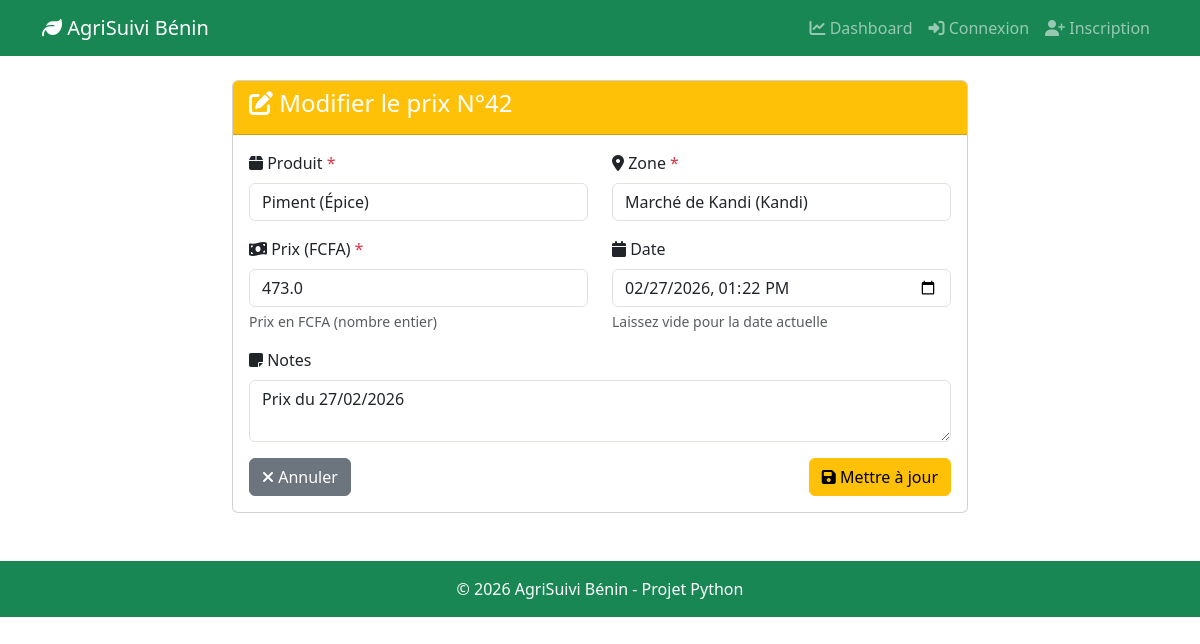
/prices/edit/42 (signed in), run on an earlier commit of the app's database.
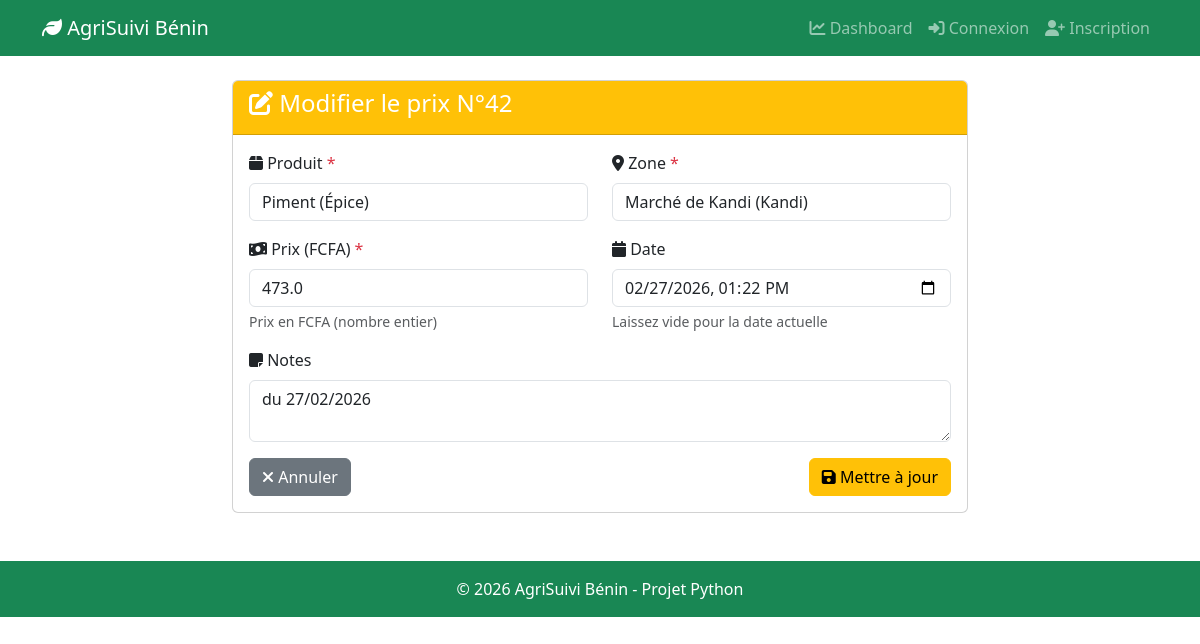
And on a later commit of the database.
### models.py (models this page shows)
class Price(Base):
    __tablename__ = "prices"
    id = Column(Integer, primary_key=True, index=True)
    product_id = Column(Integer, ForeignKey("products.id"))
    zone_id = Column(Integer, ForeignKey("zones.id"))
    price = Column(Float)
    date = Column(DateTime, default=datetime.now)
    notes = Column(Text, nullable=True)
    created_by = Column(Integer, ForeignKey("users.id"), nullable=True)
    product = relationship("Product", back_populates="prices")
    zone = relationship("Zone", back_populates="prices")
    creator = relationship("User")

class Product(Base):
    __tablename__ = "products"
    id = Column(Integer, primary_key=True, index=True)
    name = Column(String(100), index=True)
    category = Column(String(50))
    unit = Column(String(20))
    description = Column(Text, nullable=True)
    created_at = Column(DateTime, default=datetime.now)
    created_by = Column(Integer, ForeignKey("users.id"), nullable=True)
    stocks = relationship("Stock", back_populates="product")
    prices = relationship("Price", back_populates="product")
    creator = relationship("User")

class Zone(Base):
    __tablename__ = "zones"
    id = Column(Integer, primary_key=True, index=True)
    name = Column(String(100), index=True)
    type = Column(String(50))
    department = Column(String(50))
    city = Column(String(100))
    created_at = Column(DateTime, default=datetime.now)
    stocks = relationship("Stock", back_populates="zone")
    prices = relationship("Price", back_populates="zone")

### main.py (the view)
@app.get("/prices/edit/{price_id}")
async def edit_price_form(request: Request, price_id: int, db: Session = Depends(get_db)):
    user = getattr(request.state, 'user', None)
    if not user:
        return RedirectResponse(url="/login", status_code=303)
    price = db.query(models.Price).filter(models.Price.id == price_id).first()
    if not price:
        return RedirectResponse(url="/prices", status_code=303)
    products = db.query(models.Product).order_by(models.Product.name).all()
    zones = db.query(models.Zone).order_by(models.Zone.name).all()
    return templates.TemplateResponse(
        "prices/edit.html",
        {
            "request": request,
            "price": price,
            "products": products,
            "zones": zones
        }
    )

### templates/prices/edit.html (shortened to what the changed rows need)
{% extends "base.html" %}
{% block content %}
<div class="row justify-content-center">
    <div class="col-md-8">
        <div class="card">
            <div class="card-header bg-warning text-white">
                <h4><i class="fas fa-edit"></i> Modifier le prix N°{{ price.id }}</h4>
            </div>
            <div class="card-body">
                <form method="post" id="priceForm" onsubmit="return validateForm()">
                    <div class="row">
                        <div class="col-md-6 mb-3">
                            <label for="product_id" class="form-label">
                                <i class="fas fa-box"></i> Produit <span class="text-danger">*</span>
                            </label>
                            <select class="form-control" id="product_id" name="product_id" required>
                                {% for product in products %}
                                <option value="{{ product.id }}"
                                    {% if product.id == price.product_id %}selected{% endif %}>
                                    {{ product.name }} ({{ product.category }})
                                </option>
                                {% endfor %}
                            </select>
                        </div>
                        <div class="col-md-6 mb-3">
                            <label for="zone_id" class="form-label">
                                <i class="fas fa-map-marker-alt"></i> Zone <span class="text-danger">*</span>
                            </label>
                            <select class="form-control" id="zone_id" name="zone_id" required>
                                {% for zone in zones %}
                                <option value="{{ zone.id }}"
                                    {% if zone.id == price.zone_id %}selected{% endif %}>
                                    {{ zone.name }} ({{ zone.city }})
                                </option>
                                {% endfor %}
                            </select>
                        </div>
                    </div>
                    <div class="row">
                        <div class="col-md-6 mb-3">
                            <label for="price" class="form-label">
                                <i class="fas fa-money-bill-wave"></i> Prix (FCFA) <span class="text-danger">*</span>
                            </label>
                            <input type="number" step="1" min="1" class="form-control"
                                   id="price" name="price"
                                   value="{{ price.price }}"
                                   placeholder="Ex: 1500" required>
                            <div class="form-text">Prix en FCFA (nombre entier)</div>
                        </div>
                        <div class="col-md-6 mb-3">
                            <label for="date" class="form-label">
                                <i class="fas fa-calendar"></i> Date
                            </label>
                            <input type="datetime-local" class="form-control"
                                   id="date" name="date"
                                   value="{{ price.date.strftime('%Y-%m-%dT%H:%M') if price.date else '' }}">
                            <div class="form-text">Laissez vide pour la date actuelle</div>
                        </div>
                    </div>
                    <div class="mb-3">
                        <label for="notes" class="form-label">
                            <i class="fas fa-sticky-note"></i> Notes
                        </label>
                        <textarea class="form-control" id="notes" name="notes"
                                  rows="2" placeholder="Informations complémentaires...">{{ price.notes or '' }}</textarea>
                    </div>
                </form>
            </div>
        </div>
    </div>
</div>
{% endblock %}

What changed in the data, as far as the page shows it:
changed Price "Piment (Épice)": notes "Prix du 27/02/2026" → "du 27/02/2026"
